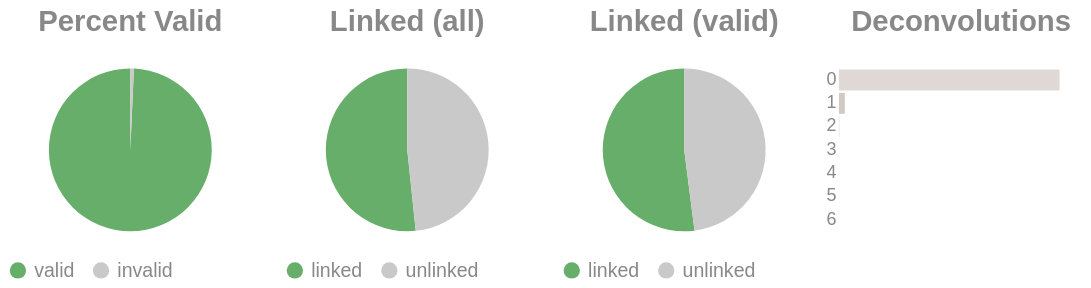

Here is the notebook cell this chart was saved with:
### Code cell
if SKIPLR:
    pass
else:
    clash = Counter()
    for i in valids['molecule'].to_list():
        _mol = i.split("-")
        if len(_mol) == 1:
            clash.update('0')
        else:
            clash.update(_mol[-1])

    _d = {"deconvolutions": [], 'count': []}
    for k,v in clash.items():
        _d['deconvolutions'].append(k)
        _d['count'].append(v)

    tot_valid = valids['reads'].sum()
    mask = valids['reads'] >= 2
    n_linked_reads = valids.filter(mask)['reads'].sum()
    if n_linked_reads == 0:
        print_html("No linked molecules (>=2 reads) were detected; skipping linked-only distributions.")
        SKIPLR = True
    else:
        perc_valid = round(tot_valid / n_reads, 4)
        linked_perc_abs = round(n_linked_reads / n_reads, 4)
        linked_perc = round(n_linked_reads / tot_valid, 4)

    _valid = pl.DataFrame({"valids": ['valid', 'invalid'], "count": [tot_valid, n_reads - tot_valid]})
    _linked_abs = pl.DataFrame({"linked (absolute)": ['linked', 'unlinked'], "count": [n_linked_reads, n_reads - n_linked_reads]})
    _linked_rel = pl.DataFrame({"linked (valids)": ['linked', 'unlinked'], "count": [n_linked_reads, tot_valid - n_linked_reads]})

    (
        alt.hconcat(
            piechart(_valid, goodval = 'valid', title = "Percent Valid"),
            piechart(_linked_abs, goodval = "linked", title =  "Linked (all)"),
            piechart(_linked_rel, goodval = "linked", title =  "Linked (valid)"),
            convolutionbar(pl.DataFrame(_d), title = "Deconvolutions"),
            center = True,
            bounds = 'flush'
        )
        .resolve_scale(color='independent')
        .resolve_legend('independent')
        .properties(usermeta={'embedOptions': {"actions": False}})
    ).display()

### Figure 1 — Vega-Lite specification as saved in the notebook (floating-point values rounded to 4 significant figures)
{"width": "container", "height": 400, "config": {"title": {"anchor": "start", "dy": -15, "fontSize": 18, "color": "#888888", "subtitleColor": "#888888", "subtitleFontSize": 14}, "arc": {"fill": "#0072B2"}, "axis": {"domainColor": "#888888", "domainWidth": 0.5, "gridWidth": 0.2, "grid": false, "titleFontWeight": 400, "titleFontSize": 15, "labelFontSize": 11, "labelColor": "#888888", "tickColor": "#888888", "tickWidth": 0.2, "titleColor": "#888888"}, "axisBand": {"grid": false}, "axisX": {"grid": true, "tickSize": 10, "domainCap": "round"}, "axisY": {"domain": false, "grid": true, "tickSize": 0, "domainCap": "round"}, "background": "transparent", "header": {"labelFontSize": 15, "labelColor": "#888888", "titleFontSize": 15, "titleFontWeight": 600, "titleColor": "#888888"}, "legend": {"labelFont": "sans-serif", "labelFontSize": 12, "labelColor": "#888888", "symbolSize": 100, "symbolType": "circle", "titleFontSize": 12, "titlePadding": 10, "titleColor": "#888888", "title": null}, "range": {"category": ["#E69F00", "#56B4E9", "#009E73", "#F0E442", "#0072B2", "#D55E00", "#CC79A7", "#000000"], "diverging": ["#cfe8f3", "#a2d4ec", "#73bfe2", "#46abdb", "#1696d2", "#12719e"]}, "area": {"fill": "#0072B2", "fillOpacity": 0.7, "line": true, "strokeOpacity": 0.7}, "line": {"color": "#0072B2", "stroke": "#0072B2", "strokeWidth": 2}, "trail": {"color": "#0072B2", "stroke": "#0072B2", "strokeWidth": 0, "size": 1}, "point": {"filled": true, "fillOpacity": 1.0, "size": 95}, "text": {"color": "#888888", "fontSize": 11, "align": "right", "fontWeight": 400, "size": 11}, "bar": {"fill": "#0072B2", "stroke": null}, "view": {"stroke": null, "continuousWidth": 660, "continuousHeight": 400}}, "hconcat": [{"data": {"name": "data-fa621cbe5944a01812cae8fa5a8a00c7"}, "mark": {"type": "arc"}, "encoding": {"color": {"field": "valids", "legend": {"orient": "bottom", "title": null}, "scale": {"domain": ["valid", "invalid"], "range": ["#68ae6b", "#C9C9C9"]}, "title": "Valids", "type": "nominal"}, "theta": {"field": "count", "type": "quantitative"}, "tooltip": [{"field": "valids", "title": "Valids", "type": "ordinal"}, {"field": "percent", "format": ".2%", "title": "Percent", "type": "quantitative"}, {"field": "count", "title": "Count", "type": "quantitative"}]}, "height": 100, "title": {"text": "Percent Valid", "align": "center", "anchor": "middle"}, "transform": [{"calculate": "datum.count / 4970426", "as": "percent"}], "width": 150}, {"data": {"name": "data-e5e115a70f684f3fa6251d28af54c569"}, "mark": {"type": "arc"}, "encoding": {"color": {"field": "linked (absolute)", "legend": {"orient": "bottom", "title": null}, "scale": {"domain": ["linked", "unlinked"], "range": ["#68ae6b", "#C9C9C9"]}, "title": "Linked (Absolute)", "type": "nominal"}, "theta": {"field": "count", "type": "quantitative"}, "tooltip": [{"field": "linked (absolute)", "title": "Linked (Absolute)", "type": "ordinal"}, {"field": "percent", "format": ".2%", "title": "Percent", "type": "quantitative"}, {"field": "count", "title": "Count", "type": "quantitative"}]}, "height": 100, "title": {"text": "Linked (all)", "align": "center", "anchor": "middle"}, "transform": [{"calculate": "datum.count / 4970426", "as": "percent"}], "width": 150}, {"data": {"name": "data-6072d1c7af70a2bacb6b80dcc1eaf9ba"}, "mark": {"type": "arc"}, "encoding": {"color": {"field": "linked (valids)", "legend": {"orient": "bottom", "title": null}, "scale": {"domain": ["linked", "unlinked"], "range": ["#68ae6b", "#C9C9C9"]}, "title": "Linked (Valids)", "type": "nominal"}, "theta": {"field": "count", "type": "quantitative"}, "tooltip": [{"field": "linked (valids)", "title": "Linked (Valids)", "type": "ordinal"}, {"field": "percent", "format": ".2%", "title": "Percent", "type": "quantitative"}, {"field": "count", "title": "Count", "type": "quantitative"}]}, "height": 100, "title": {"text": "Linked (valid)", "align": "center", "anchor": "middle"}, "transform": [{"calculate": "datum.count / 4935469", "as": "percent"}], "width": 150}, {"data": {"name": "data-436919f287254a04dfece9837f98978b"}, "mark": {"type": "bar"}, "encoding": {"color": {"field": "deconvolutions", "legend": null, "scale": {"scheme": "lightgreyred"}, "type": "nominal"}, "tooltip": [{"field": "deconvolutions", "title": "Deconvolutions", "type": "ordinal"}, {"field": "percent", "format": ".2%", "title": "Percent", "type": "quantitative"}, {"field": "count", "title": "Count", "type": "quantitative"}], "x": {"axis": null, "field": "count", "type": "quantitative"}, "y": {"field": "deconvolutions", "sort": "ascending", "title": null, "type": "nominal"}}, "height": 100, "title": {"text": "Deconvolutions", "align": "center", "anchor": "middle"}, "transform": [{"calculate": "datum.count / 3248631", "as": "percent"}], "width": 150}], "bounds": "flush", "center": true, "resolve": {"legend": {"angle": "independent"}, "scale": {"color": "independent"}}, "usermeta": {"embedOptions": {"actions": false}}, "$schema": "https://vega.github.io/schema/vega-lite/v6.1.0.json", "datasets": {"data-fa621cbe5944a01812cae8fa5a8a00c7": [{"valids": "valid", "count": 4935469}, {"valids": "invalid", "count": 34957}], "data-e5e115a70f684f3fa6251d28af54c569": [{"linked (absolute)": "linked", "count": 2567968}, {"linked (absolute)": "unlinked", "count": 2402458}], "data-6072d1c7af70a2bacb6b80dcc1eaf9ba": [{"linked (valids)": "linked", "count": 2567968}, {"linked (valids)": "unlinked", "count": 2367501}], "data-436919f287254a04dfece9837f98978b": [{"deconvolutions": "0", "count": 3160261}, {"deconvolutions": "1", "count": 83883}, {"deconvolutions": "2", "count": 4104}, {"deconvolutions": "3", "count": 332}, {"deconvolutions": "4", "count": 44}, {"deconvolutions": "5", "count": 6}, {"deconvolutions": "6", "count": 1}]}}
